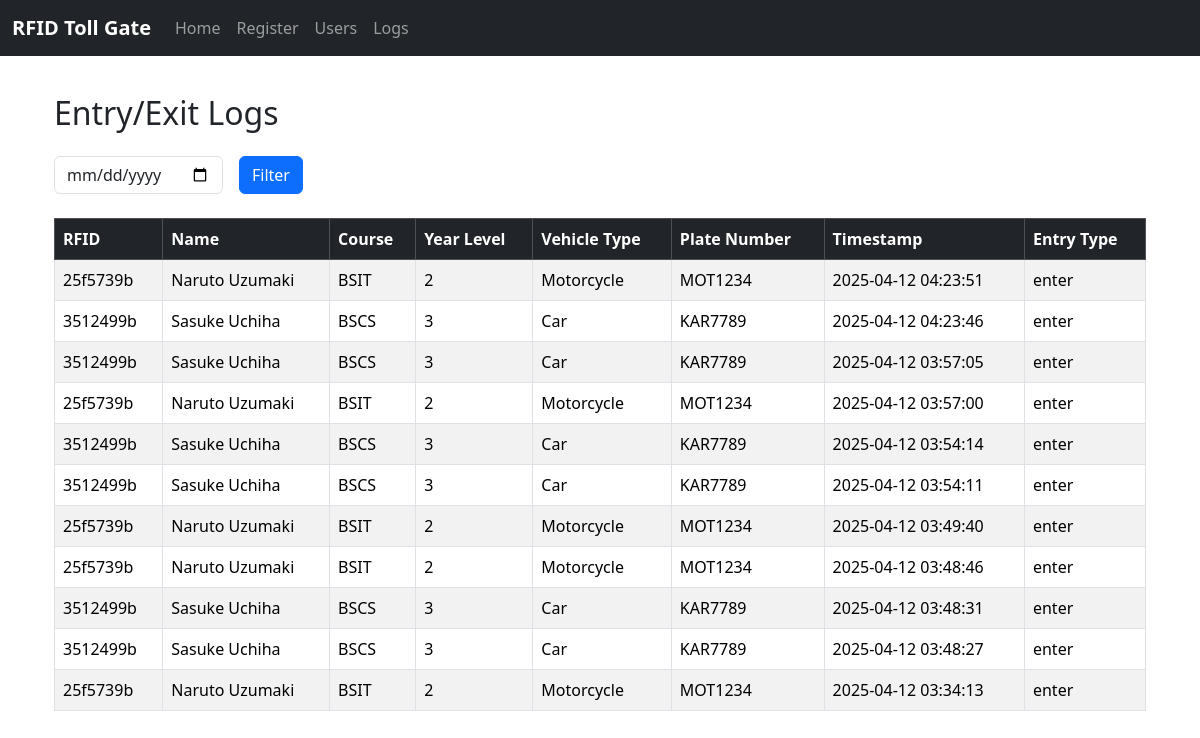
Page /logs on the committed database.
### tables this page shows
CREATE TABLE logs (
        id INTEGER PRIMARY KEY AUTOINCREMENT,
        rfid TEXT,
        name TEXT,
        course TEXT,
        year_level TEXT,
        vehicle_type TEXT,
        plate_number TEXT,
        timestamp TEXT,
        entry_type TEXT CHECK(entry_type IN ('enter', 'exit'))
    );

### main.py (the view)
@app.route('/logs')
def logs():
    selected_date = request.args.get('date')
    conn = sqlite3.connect('rfid_gate.db')
    c = conn.cursor()
    if selected_date:
        c.execute('''
            SELECT rfid, name, course, year_level, vehicle_type, plate_number, timestamp, entry_type
            FROM logs
            WHERE DATE(timestamp) = ?
            ORDER BY timestamp DESC
        ''', (selected_date,))
    else:
        c.execute('''
            SELECT rfid, name, course, year_level, vehicle_type, plate_number, timestamp, entry_type
            FROM logs
            ORDER BY timestamp DESC
        ''')
    logs_data = c.fetchall()
    conn.close()
    return render_template('logs.html', logs=logs_data, selected_date=selected_date)

### templates/logs.html (shortened to what this page needs)
{% extends "base.html" %}
{% block content %}
<div class="container mt-4">
  <h2 class="mb-4">Entry/Exit Logs</h2>
  <form method="GET" class="row g-3 mb-4">
    <div class="col-auto">
      <input type="date" name="date" class="form-control" value="{{ selected_date }}">
    </div>
    <div class="col-auto">
      <button type="submit" class="btn btn-primary">Filter</button>
    </div>
  </form>
  {% if logs %}
  <div class="table-responsive">
    <table class="table table-striped table-bordered">
      <thead class="table-dark">
        <tr>
          <th>RFID</th>
          <th>Name</th>
          <th>Course</th>
          <th>Year Level</th>
          <th>Vehicle Type</th>
          <th>Plate Number</th>
          <th>Timestamp</th>
          <th>Entry Type</th>
        </tr>
      </thead>
      <tbody>
        {% for log in logs %}
        <tr>
          <td>{{ log[0] }}</td>
          <td>{{ log[1] }}</td>
          <td>{{ log[2] }}</td>
          <td>{{ log[3] }}</td>
          <td>{{ log[4] }}</td>
          <td>{{ log[5] }}</td>
          <td>{{ log[6] }}</td>
          <td>{{ log[7] }}</td>
        </tr>
        {% endfor %}
      </tbody>
    </table>
  </div>
  {% else %}
    <p class="text-muted">No logs found{{ " for " + selected_date if selected_date }}.</p>
  {% endif %}
</div>
{% endblock %}

### templates/base.html (shortened to what this page needs)
<!DOCTYPE html>
<html lang="en">
<head>
  <link href="https://cdn.jsdelivr.net/npm/bootstrap@5.3.2/dist/css/bootstrap.min.css" rel="stylesheet">
</head>
<body>
  <nav class="navbar navbar-expand-lg navbar-dark bg-dark fixed-top">
    <div class="container-fluid">
      <a class="navbar-brand" href="/">RFID Toll Gate</a>
      <div class="collapse navbar-collapse">
        <ul class="navbar-nav me-auto mb-2 mb-lg-0">
          <li class="nav-item"><a class="nav-link" href="/">Home</a></li>
          <li class="nav-item"><a class="nav-link" href="/register">Register</a></li>
          <li class="nav-item"><a class="nav-link" href="/users">Users</a></li>
          <li class="nav-item"><a class="nav-link" href="/logs">Logs</a></li>
        </ul>
      </div>
    </div>
  </nav>
  <div class="container">
    {% block content %}{% endblock %}
  </div>
</body>
</html>

### templates/base.html (style rules this page uses)
body { padding-top: 70px; }
.navbar-brand { font-weight: bold; }

### rows in the picture
logs: rfid "25f5739b", name "Naruto Uzumaki", course "BSIT", year_level "2", vehicle_type "Motorcycle", plate_number "MOT1234", timestamp "2025-04-12 04:23:51", entry_type "enter"
logs: rfid "3512499b", name "Sasuke Uchiha", course "BSCS", year_level "3", vehicle_type "Car", plate_number "KAR7789", timestamp "2025-04-12 04:23:46", entry_type "enter"
logs: rfid "3512499b", name "Sasuke Uchiha", course "BSCS", year_level "3", vehicle_type "Car", plate_number "KAR7789", timestamp "2025-04-12 03:57:05", entry_type "enter"
logs: rfid "25f5739b", name "Naruto Uzumaki", course "BSIT", year_level "2", vehicle_type "Motorcycle", plate_number "MOT1234", timestamp "2025-04-12 03:57:00", entry_type "enter"
logs: rfid "3512499b", name "Sasuke Uchiha", course "BSCS", year_level "3", vehicle_type "Car", plate_number "KAR7789", timestamp "2025-04-12 03:54:14", entry_type "enter"
logs: rfid "3512499b", name "Sasuke Uchiha", course "BSCS", year_level "3", vehicle_type "Car", plate_number "KAR7789", timestamp "2025-04-12 03:54:11", entry_type "enter"
logs: rfid "25f5739b", name "Naruto Uzumaki", course "BSIT", year_level "2", vehicle_type "Motorcycle", plate_number "MOT1234", timestamp "2025-04-12 03:49:40", entry_type "enter"
logs: rfid "25f5739b", name "Naruto Uzumaki", course "BSIT", year_level "2", vehicle_type "Motorcycle", plate_number "MOT1234", timestamp "2025-04-12 03:48:46", entry_type "enter"
logs: rfid "3512499b", name "Sasuke Uchiha", course "BSCS", year_level "3", vehicle_type "Car", plate_number "KAR7789", timestamp "2025-04-12 03:48:31", entry_type "enter"
logs: rfid "3512499b", name "Sasuke Uchiha", course "BSCS", year_level "3", vehicle_type "Car", plate_number "KAR7789", timestamp "2025-04-12 03:48:27", entry_type "enter"
logs: rfid "25f5739b", name "Naruto Uzumaki", course "BSIT", year_level "2", vehicle_type "Motorcycle", plate_number "MOT1234", timestamp "2025-04-12 03:34:13", entry_type "enter"
